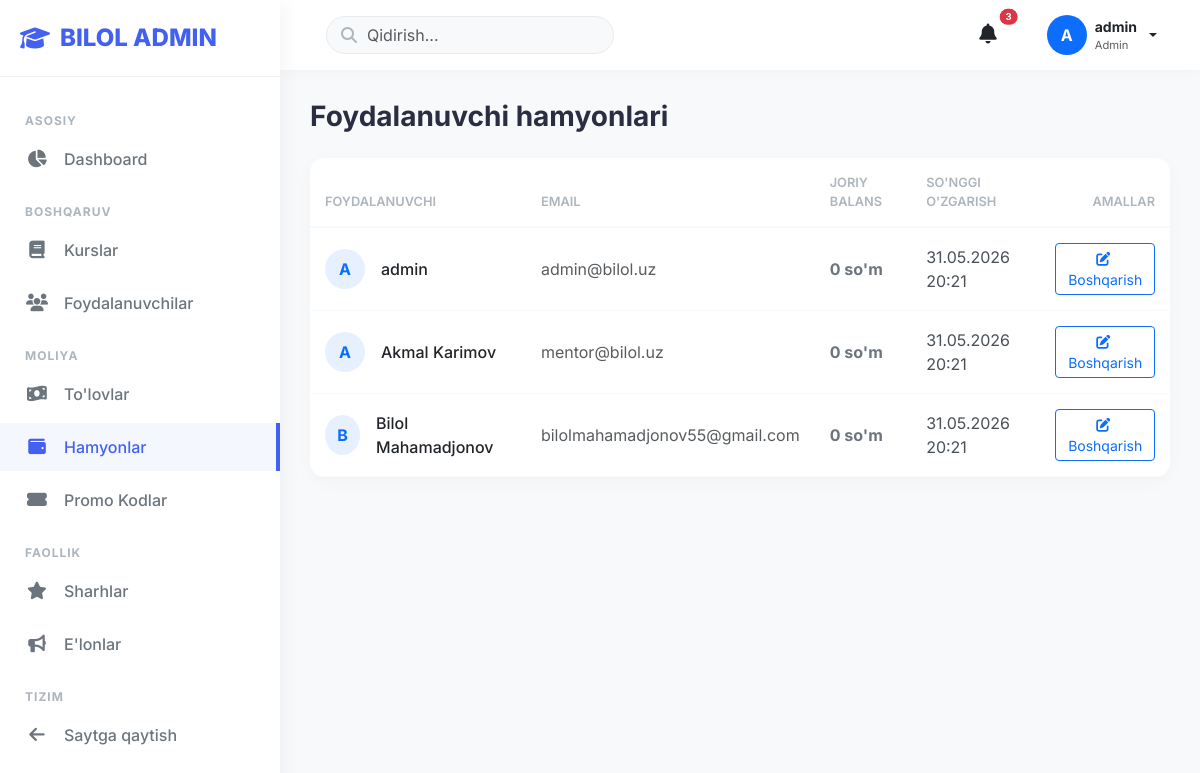
Before: /dashboard/admin/wallets/ (signed in) with the older database file.
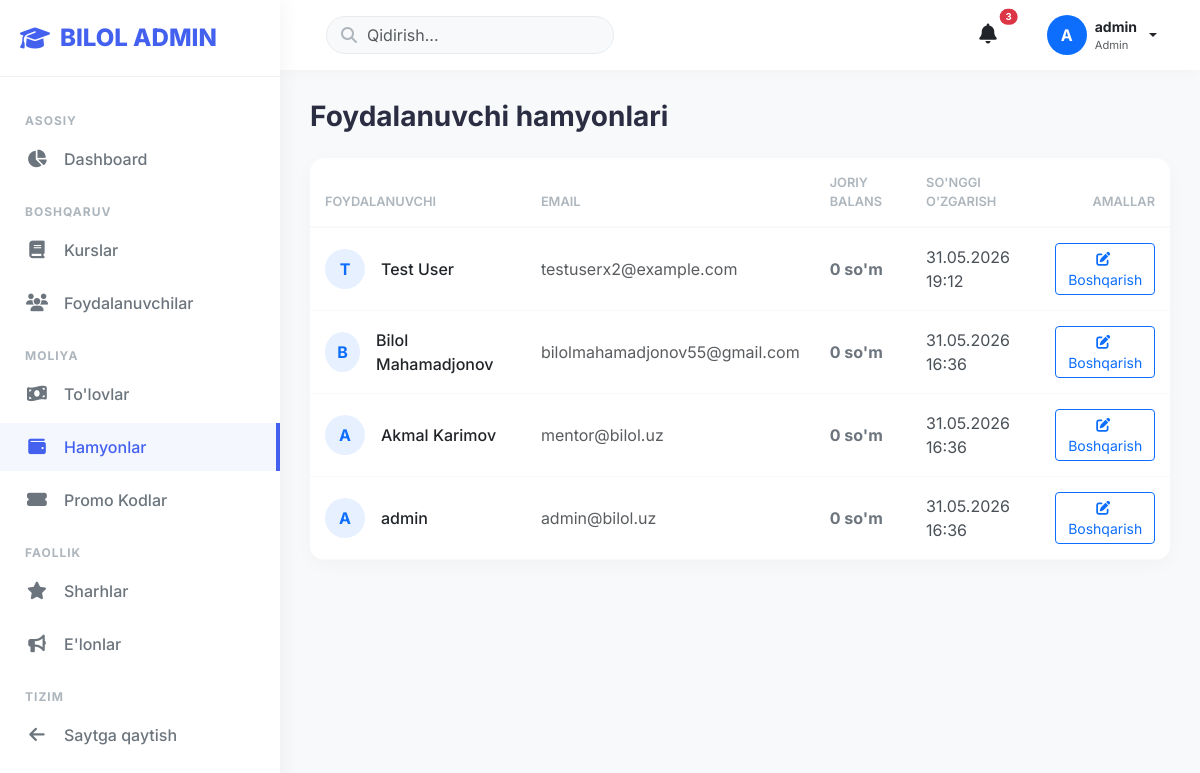
After: the same page with the newer database file.
### apps/accounts/models.py (models this page shows, shortened)
class User(AbstractUser):
    ROLE_CHOICES = [
        ('student', 'Student'),
        ('mentor', 'Mentor'),
        ('admin', 'Admin'),
    ]
    email = models.EmailField(unique=True)
    phone = models.CharField(max_length=20, blank=True, null=True)
    role = models.CharField(max_length=20, choices=ROLE_CHOICES, default='student')
    avatar = models.ImageField(upload_to='avatars/', blank=True, null=True)
    bio = models.TextField(blank=True, null=True)
    date_of_birth = models.DateField(blank=True, null=True)
    is_verified = models.BooleanField(default=False)
    coins = models.PositiveIntegerField(default=0)  # Coins for shop
    created_at = models.DateTimeField(auto_now_add=True)
    updated_at = models.DateTimeField(auto_now=True)
    USERNAME_FIELD = 'email'
    REQUIRED_FIELDS = ['username']
    class Meta:
        verbose_name = 'User'
        verbose_name_plural = 'Users'
        ordering = ['-created_at']
    def get_full_name(self):
        return f"{self.first_name} {self.last_name}".strip() or self.username

### apps/wallet/models.py (models this page shows, shortened)
class Wallet(models.Model):
    user = models.OneToOneField(settings.AUTH_USER_MODEL, on_delete=models.CASCADE, related_name='wallet')
    balance = models.DecimalField(max_digits=12, decimal_places=2, default=Decimal('0.00'))
    created_at = models.DateTimeField(auto_now_add=True)
    updated_at = models.DateTimeField(auto_now=True)
    class Meta:
        ordering = ['-updated_at']

### apps/dashboard/views.py (the view)
# urls.py: path('admin/wallets/', views.admin_wallets_view, name='admin_wallets'),
@user_passes_test(is_admin)
@login_required
def admin_wallets_view(request):
    wallets = Wallet.objects.select_related('user').order_by('-updated_at')
    context = {
        'wallets': wallets,
    }
    return render(request, 'dashboard/admin/wallets.html', context)

### apps/dashboard/views.py (called while the page is built)
def is_admin(user):
    return user.is_staff or user.is_superuser

### templates/dashboard/admin/wallets.html (shortened to what this page needs)
{% extends 'dashboard/admin/base_admin.html' %}
{% block content %}
<div class="d-flex justify-content-between align-items-center mb-4">
    <h3 class="fw-bold mb-0">Foydalanuvchi hamyonlari</h3>
</div>
<div class="card card-custom">
    <div class="card-body p-0">
        <div class="table-responsive">
            <table class="table table-custom table-hover align-middle">
                <thead>
                    <tr>
                        <th>Foydalanuvchi</th>
                        <th>Email</th>
                        <th>Joriy balans</th>
                        <th>So'nggi o'zgarish</th>
                        <th class="text-end">Amallar</th>
                    </tr>
                </thead>
                <tbody>
                    {% for w in wallets %}
                    <tr>
                        <td>
                            <div class="d-flex align-items-center gap-3">
                                <div class="bg-primary bg-opacity-10 text-primary rounded-circle d-flex align-items-center justify-content-center fw-bold" style="width: 40px; height: 40px;">
                                    {{ w.user.first_name|first|default:w.user.username|first|upper }}
                                </div>
                                <a href="{% url 'dashboard:admin_user_detail' w.user.id %}" class="text-dark text-decoration-none fw-medium hover-primary">
                                    {{ w.user.get_full_name|default:w.user.username }}
                                </a>
                            </div>
                        </td>
                        <td class="text-muted">{{ w.user.email }}</td>
                        <td>
                            <span class="fw-bold {% if w.balance > 0 %}text-success{% else %}text-secondary{% endif %}">
                                {{ w.balance|floatformat:0 }} so'm
                            </span>
                        </td>
                        <td>{{ w.updated_at|date:"d.m.Y H:i" }}</td>
                        <td class="text-end">
                            <a href="{% url 'dashboard:admin_adjust_wallet' w.id %}" class="btn btn-sm btn-outline-primary" title="Balansni o'zgartirish">
                                <i class="fas fa-edit me-1"></i> Boshqarish
                            </a>
                        </td>
                    </tr>
                    {% endfor %}
                </tbody>
            </table>
        </div>
    </div>
</div>
{% endblock %}

### templates/dashboard/admin/base_admin.html (shortened to what this page needs)
{% load static %}
<!DOCTYPE html>
<html lang="uz">
<head>
    <link href="https://cdn.jsdelivr.net/npm/bootstrap@5.3.2/dist/css/bootstrap.min.css" rel="stylesheet">
    <link rel="stylesheet" href="https://cdnjs.cloudflare.com/ajax/libs/font-awesome/6.4.0/css/all.min.css">
</head>
<body>
    <aside class="sidebar" id="sidebar">
        <div class="sidebar-header">
            <a href="{% url 'dashboard:admin_analytics' %}" class="sidebar-brand">
                <i class="fas fa-graduation-cap"></i>
                <span>BILOL ADMIN</span>
            </a>
        </div>
        <ul class="nav-menu">
            <li class="nav-title">Asosiy</li>
            <li class="nav-item">
                <a href="{% url 'dashboard:admin_analytics' %}" class="nav-link {% if request.resolver_match.url_name == 'admin_analytics' %}active{% endif %}">
                    <i class="fas fa-chart-pie"></i>
                    <span>Dashboard</span>
                </a>
            </li>
            <li class="nav-title">Boshqaruv</li>
            <li class="nav-item">
                <a href="{% url 'dashboard:admin_courses' %}" class="nav-link {% if 'courses' in request.path %}active{% endif %}">
                    <i class="fas fa-book"></i>
                    <span>Kurslar</span>
                </a>
            </li>
            <li class="nav-item">
                <a href="{% url 'dashboard:admin_users' %}" class="nav-link {% if 'users' in request.path %}active{% endif %}">
                    <i class="fas fa-users"></i>
                    <span>Foydalanuvchilar</span>
                </a>
            </li>
            <li class="nav-title">Moliya</li>
            <li class="nav-item">
                <a href="{% url 'dashboard:admin_payments' %}" class="nav-link {% if 'payments' in request.path %}active{% endif %}">
                    <i class="fas fa-money-bill-wave"></i>
                    <span>To'lovlar</span>
                </a>
            </li>
            <li class="nav-item">
                <a href="{% url 'dashboard:admin_wallets' %}" class="nav-link {% if 'wallets' in request.path %}active{% endif %}">
                    <i class="fas fa-wallet"></i>
                    <span>Hamyonlar</span>
                </a>
            </li>
            <li class="nav-item">
                <a href="{% url 'dashboard:admin_promocodes' %}" class="nav-link {% if 'promocodes' in request.path %}active{% endif %}">
                    <i class="fas fa-ticket-alt"></i>
                    <span>Promo Kodlar</span>
                </a>
            </li>
            <li class="nav-title">Faollik</li>
            <li class="nav-item">
                <a href="{% url 'dashboard:admin_reviews' %}" class="nav-link {% if 'reviews' in request.path %}active{% endif %}">
                    <i class="fas fa-star"></i>
                    <span>Sharhlar</span>
                </a>
            </li>
            <li class="nav-item">
                <a href="{% url 'dashboard:admin_announcements' %}" class="nav-link {% if 'announcements' in request.path %}active{% endif %}">
                    <i class="fas fa-bullhorn"></i>
                    <span>E'lonlar</span>
                </a>
            </li>
            <li class="nav-title">Tizim</li>
            <li class="nav-item">
                <a href="{% url 'dashboard:home' %}" class="nav-link">
                    <i class="fas fa-arrow-left"></i>
                    <span>Saytga qaytish</span>
                </a>
            </li>
        </ul>
    </aside>
    <main class="main-content">
        <header class="topbar">
            <div class="d-flex align-items-center">
                <form class="topbar-search position-relative d-none d-md-block ms-3">
                    <i class="fas fa-search"></i>
                    <input type="text" class="form-control" placeholder="Qidirish...">
                </form>
            </div>
            <div class="d-flex align-items-center gap-4">
                <div class="dropdown">
                    <button class="btn btn-link text-dark position-relative" data-bs-toggle="dropdown">
                        <i class="fas fa-bell fs-5"></i>
                        <span class="position-absolute top-0 start-100 translate-middle badge rounded-pill bg-danger" style="font-size: 0.6rem;">
                            3
                        </span>
                    </button>
                </div>
                <div class="dropdown profile-dropdown">
                    <button class="btn btn-link dropdown-toggle d-flex align-items-center gap-2 text-decoration-none text-dark" data-bs-toggle="dropdown">
                        <div class="bg-primary text-white rounded-circle d-flex align-items-center justify-content-center" style="width: 40px; height: 40px; font-weight: bold;">
                            {{ user.first_name|first|default:user.username|first|upper }}
                        </div>
                        <div class="d-none d-sm-block text-start">
                            <p class="mb-0 fw-bold small">{{ user.get_full_name|default:user.username }}</p>
                            <p class="mb-0 text-muted" style="font-size: 0.7rem;">Admin</p>
                        </div>
                    </button>
                </div>
            </div>
        </header>
        <div class="page-content">
            {% block content %}{% endblock %}
        </div>
    </main>
</body>
</html>

### templates/dashboard/admin/base_admin.html (style rules this page uses)
:root { --sidebar-width: 280px; --primary-color: #4361ee; --secondary-color: #3f37c9; --success-color: #4cc9f0; --danger-color: #f72585; --warning-color: #f8961e; --info-color: #48cae4; --dark-color: #2b2d42; --light-bg: #f8f9fa; }
body { font-family: 'Inter', sans-serif; background-color: var(--light-bg); color: var(--dark-color); overflow-x: hidden; }
.sidebar { width: var(--sidebar-width); height: 100vh; position: fixed; top: 0; left: 0; background: #ffffff; box-shadow: 2px 0 20px rgba(0,0,0,0.05); z-index: 1000; transition: all 0.3s ease; overflow-y: auto; }
.sidebar-header { padding: 20px; display: flex; align-items: center; border-bottom: 1px solid rgba(0,0,0,0.05); }
.sidebar-brand { font-size: 24px; font-weight: 800; color: var(--primary-color); text-decoration: none; display: flex; align-items: center; gap: 10px; }
.nav-menu { padding: 20px 0; list-style: none; margin: 0; }
.nav-item { margin-bottom: 5px; }
.nav-link { display: flex; align-items: center; padding: 12px 25px; color: #6c757d; text-decoration: none; font-weight: 500; transition: all 0.3s ease; gap: 15px; }
.nav-link:hover, .nav-link.active { color: var(--primary-color); background: rgba(67, 97, 238, 0.05); border-right: 4px solid var(--primary-color); }
.nav-link i { font-size: 1.1rem; width: 24px; text-align: center; }
.nav-title { padding: 15px 25px 5px; font-size: 0.75rem; text-transform: uppercase; font-weight: 700; color: #adb5bd; letter-spacing: 1px; }
.main-content { margin-left: var(--sidebar-width); min-height: 100vh; display: flex; flex-direction: column; transition: all 0.3s ease; }
.topbar { height: 70px; background: #ffffff; box-shadow: 0 2px 15px rgba(0,0,0,0.03); display: flex; align-items: center; justify-content: space-between; padding: 0 30px; position: sticky; top: 0; z-index: 999; }
.topbar-search input { border-radius: 20px; padding-left: 40px; border: 1px solid #e9ecef; background: var(--light-bg); }
.topbar-search .fa-search { position: absolute; left: 15px; top: 50%; transform: translateY(-50%); color: #adb5bd; }
.page-content { padding: 30px; flex-grow: 1; }
.card-custom { border: none; border-radius: 15px; box-shadow: 0 5px 20px rgba(0,0,0,0.03); transition: transform 0.3s ease, box-shadow 0.3s ease; background: #ffffff; overflow: hidden; }
.table-custom { margin-bottom: 0; }
.table-custom th { border-top: none; border-bottom: 2px solid #f8f9fa; color: #adb5bd; font-weight: 600; text-transform: uppercase; font-size: 0.8rem; padding: 15px; }
.table-custom td { vertical-align: middle; padding: 15px; color: #495057; border-bottom: 1px solid #f8f9fa; }

Changed rows visible on the page:
added Wallet: user.first_name|first "T", user.get_full_name "Test User", user.email "testuserx2@example.com", balance "0", updated_at "31.05.2026 19:12"
shown differently, row unchanged: Wallet "Bilol Mahamadjonov": updated_at "31.05.2026 20:21" → "31.05.2026 16:36"; moves up the list
shown differently, row unchanged: Wallet "Akmal Karimov": updated_at "31.05.2026 20:21" → "31.05.2026 16:36"; moves down the list
computed for Wallet "admin": updated_at "31.05.2026 20:21" → "31.05.2026 16:36"
